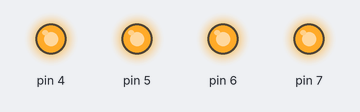
Recording of a sketch running on a simulated Arduino Uno, built with avr-gcc and run on an emulated ATmega328P. Parts: output pins drawn as LEDs (lit = HIGH).

Above: at 0.2 s.
At 1.2 s:
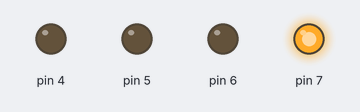
At 2.2 s:
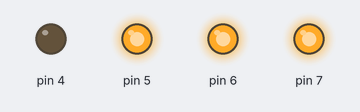
Timing chart, 0 to 3.0 s (numbered marks = the images above):
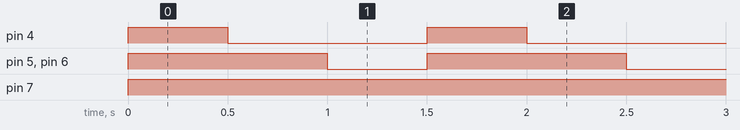

Measured:
- by itself, pin 4: alternates HIGH for 0.50 s and LOW for 1.0 s
- by itself, pin 5, pin 6: alternates HIGH for 1.0 s and LOW for 0.50 s
- by itself, pin 7: LOW → HIGH at 0.00 s

The sketch:

basic_motion-1.ino
```cpp
#include <dfr_tank.h>

DFRTank tank;

void setup(){
  Serial.begin(9600);
  tank.init();
}
void loop(){
  //Move forward
  tank.setLeftMotorPWM(255);
  tank.setRightMotorPWM(255);
  delay(500);
  //Turn left
  tank.setLeftMotorPWM(-255);
  tank.setRightMotorPWM(255);
  delay(500);
  //Stop
  tank.turnOffMotors();
  delay(500);
}
```
